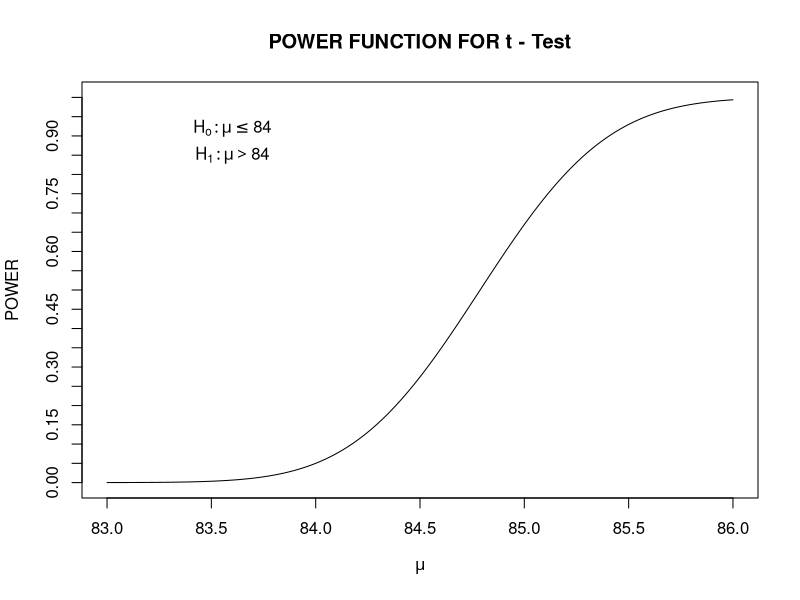

This chart was generated by the following R code:


n<- 10
df<- n-1
muo <- 84
sigma<- 1.4
mu<-  seq(83.0,86.0,.001)
delta<- sqrt(n)*(mu-muo)/sigma
power<- 1-pt(qt(.95,df),df,delta)
par(lab=c(10,20,4))
plot(mu,power,type="l",ylim=c(0,1),xlab=expression(mu),
ylab="POWER")
title("POWER FUNCTION FOR t - Test")
text(83.6, .92,expression(H[o]: mu<= 84))   
text(83.6, .85,expression(H[1]: mu > 84))   

output = cbind(mu,delta,power)

